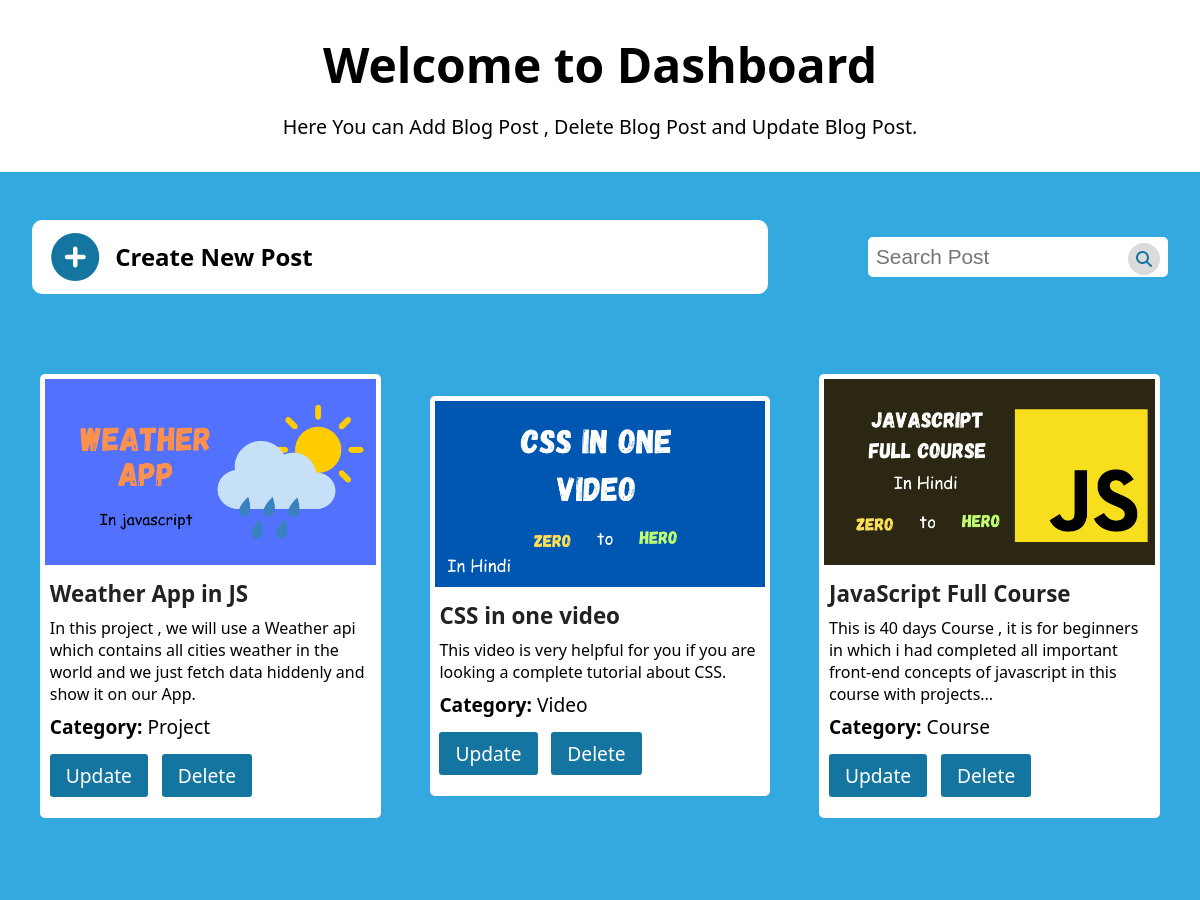
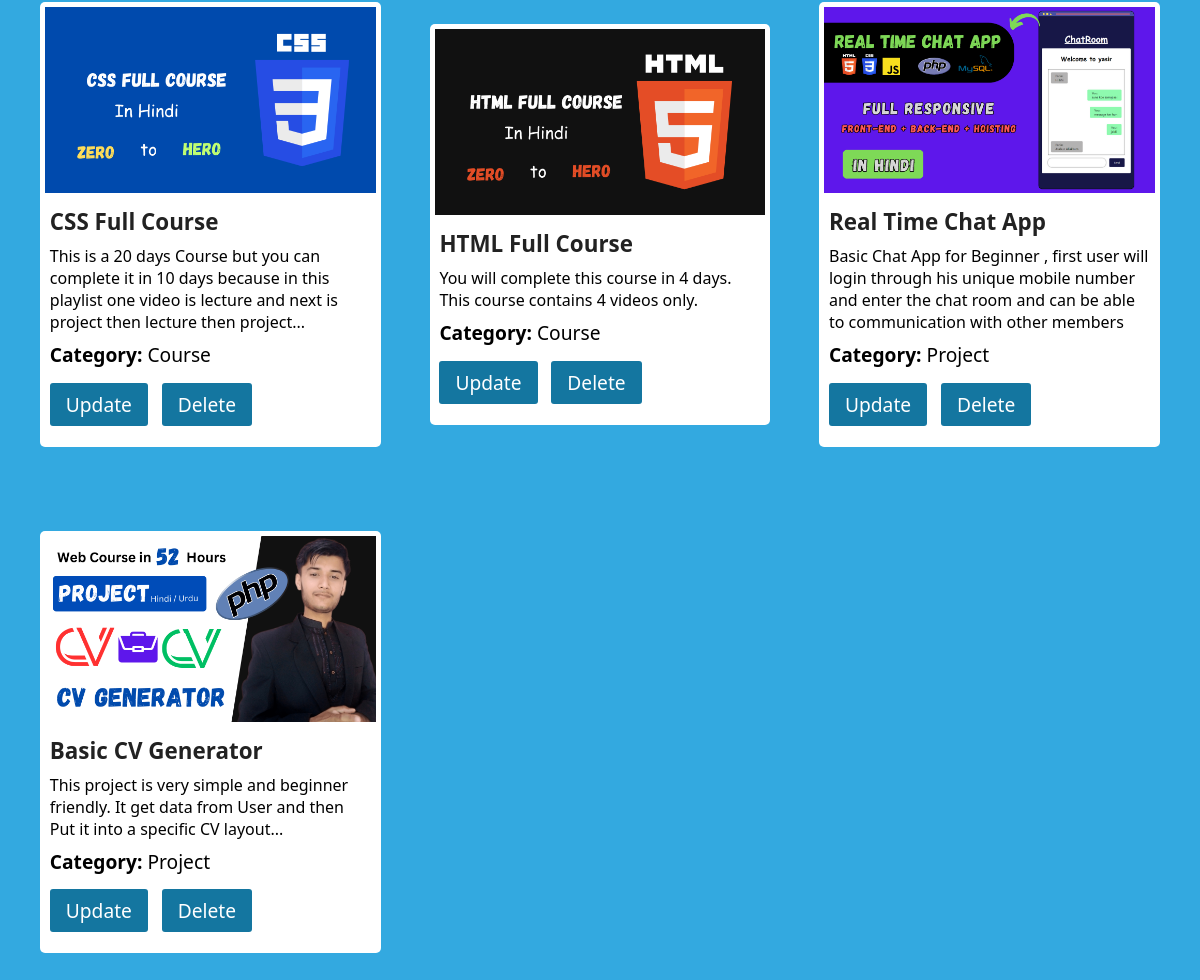
Page /dashboard/index.php (signed in) on the committed database (2 pictures, top to bottom).
### tables this page shows
CREATE TABLE `posts` (
  `postid` int(11) NOT NULL,
  `title` varchar(200) DEFAULT NULL,
  `description` varchar(400) DEFAULT NULL,
  `link` varchar(255) DEFAULT NULL,
  `img` varchar(255) DEFAULT NULL,
  `category` varchar(200) DEFAULT NULL
);

### dashboard/index.php (the view, shortened to what this page needs)
<?php
include "db.php";
if (isset($_SESSION["name"]) && isset($_SESSION["pwd"])) {
  $name = $_SESSION["name"];
  $pwd = $_SESSION["pwd"];
  $q = "SELECT * FROM `admin` WHERE uname='$name' && pwd='$pwd'";
  $rq = mysqli_query($db, $q);
  if (mysqli_num_rows($rq) == 1) {
    $q = "SELECT * FROM `posts` ORDER BY postid DESC";
    $rq = mysqli_query($db, $q);
    $rows = mysqli_num_rows($rq);
?>
    <!DOCTYPE html>
    <html lang="en">
    <head>
      <link rel="stylesheet" href="css/style.css">
      <link rel="stylesheet" href="https://cdnjs.cloudflare.com/ajax/libs/font-awesome/6.4.0/css/all.min.css">
    </head>
    <body>
      <header>
        <h1>Welcome to Dashboard</h1>
        <p>Here You can Add Blog Post , Delete Blog Post and Update Blog Post.</p>
      </header>
      <div class="container">
        <div class="s1">
          <div class="create">
            <a href="add.php">
              <i class="fa-solid fa-circle-plus"></i>
            </a>
            <a href="add.php" style="color: black; text-decoration: none;">
              <h2>Create New Post</h2>
            </a>
          </div>
          <div class="search">
            <input type="text" placeholder="Search Post" oninput="search(this.value)">
            <i class="fa-solid fa-magnifying-glass"></i>
          </div>
        </div>
        <div class="posts" id="postsID">
          <?php
          if ($rows > 0) {
            while ($data = mysqli_fetch_assoc($rq)) {
          ?>
              <div class="post">
                <img src="<?= $data["img"] ?>" alt="img">
                <h1><?= $data["title"] ?> </h1>
                <p><?= $data["description"] ?></p>
                <p>
                  <big><b>Category: </b><?= $data["category"] ?></big>
                </p>
                <a href="update.php?id=<?= $data["postid"] ?>">Update</a>
                <a onclick="delete_post(<?= $data["postid"] ?>)" id="del">Delete</a>
              </div>
          <?php
            }
          }
          ?>
        </div>
      </div>
    </body>
    </html>
<?php
  } else {
    unset($_SESSION["name"]);
    unset($_SESSION["pwd"]);
    header("location: login.php");
  }
} else {
  header("location: login.php");
}
?>

### dashboard/css/style.css (style rules this page uses)
* { margin: 0; padding: 0; box-sizing: border-box; }
body { background-color: #33a9e0; font-family: system-ui; }
.container { max-width: 1300px; margin: 1rem auto; padding: 2rem; }
header { background-color: #fff; text-align: center; padding: 2rem 0; }
header h1 { font-size: 3rem; }
header p { font-size: 1.23rem; margin-top: 1rem; }
.s1 { display: flex; justify-content: space-between; align-items: center; }
.s1 .create { background-color: #fff; display: flex; align-items: center; width: calc(100% - 400px); padding: 0.8rem 1.2rem; border-radius: 10px; }
.s1 .create i { font-size: 3rem; margin-right: 1rem; color: #1476a0; }
.search { width: 300px; position: relative; }
.search input { width: 100%; padding: 0.5rem 3rem 0.5rem 0.5rem; font-size: 1.3rem; border-radius: 5px; border: none; }
.search i { position: absolute; background-color: #dbdbdb; border-radius: 50%; padding: 0.5rem; top: 6px; right: 8px; color: #1476a0; }
.posts { display: flex; justify-content: space-between; align-items: center; gap: 20px; flex-wrap: wrap; margin-top: 3rem; }
.post { max-width: 30%; min-width: 260px; margin: 2rem 0.5rem; background-color: #fff; padding: 5px; border-radius: 5px; }
.post img { width: 100%; }
.post>a { display: inline-block; margin: 0.9rem 0.3rem 1rem; background-color: #1476a0; color: white; font-size: 1.2rem; padding: 0.5rem 1rem; text-decoration: none; border-radius: 3px; }
.post #del { cursor: pointer; }
.post>h1,.post>p { margin: 0.5rem 0.3rem 0; }
.post h1 { color: #222; font-weight: bold; font-size: 1.4rem; }

### rows in the picture
posts: img (picture), title "Weather App in JS", description "In this project , we will use a Weather api which contains all cities weather in the world and we just fetch data hiddenly and show it on our App.", category "Project"
posts: img (picture), title "CSS in one video", description "This video is very helpful for you if you are looking a complete tutorial about CSS.", category "Video"
posts: img (picture), title "JavaScript Full Course", description "This is 40 days Course , it is for beginners in which i had completed all important front-end concepts of javascript in this course with projects...", category "Course"
posts: img (picture), title "CSS Full Course", description "This is a 20 days Course but you can complete it in 10 days because in this playlist one video is lecture and next is project then lecture then project...", category "Course"
posts: img (picture), title "HTML Full Course", description "You will complete this course in 4 days. This course contains 4 videos only.", category "Course"
posts: img (picture), title "Real Time Chat App", description "Basic Chat App for Beginner , first user will login through his unique mobile number and enter the chat room and can be able to communication with other members", category "Project"
posts: img (picture), title "Basic CV Generator", description "This project is very simple and beginner friendly. It get data from User and then Put it into a specific CV layout...", category "Project"
